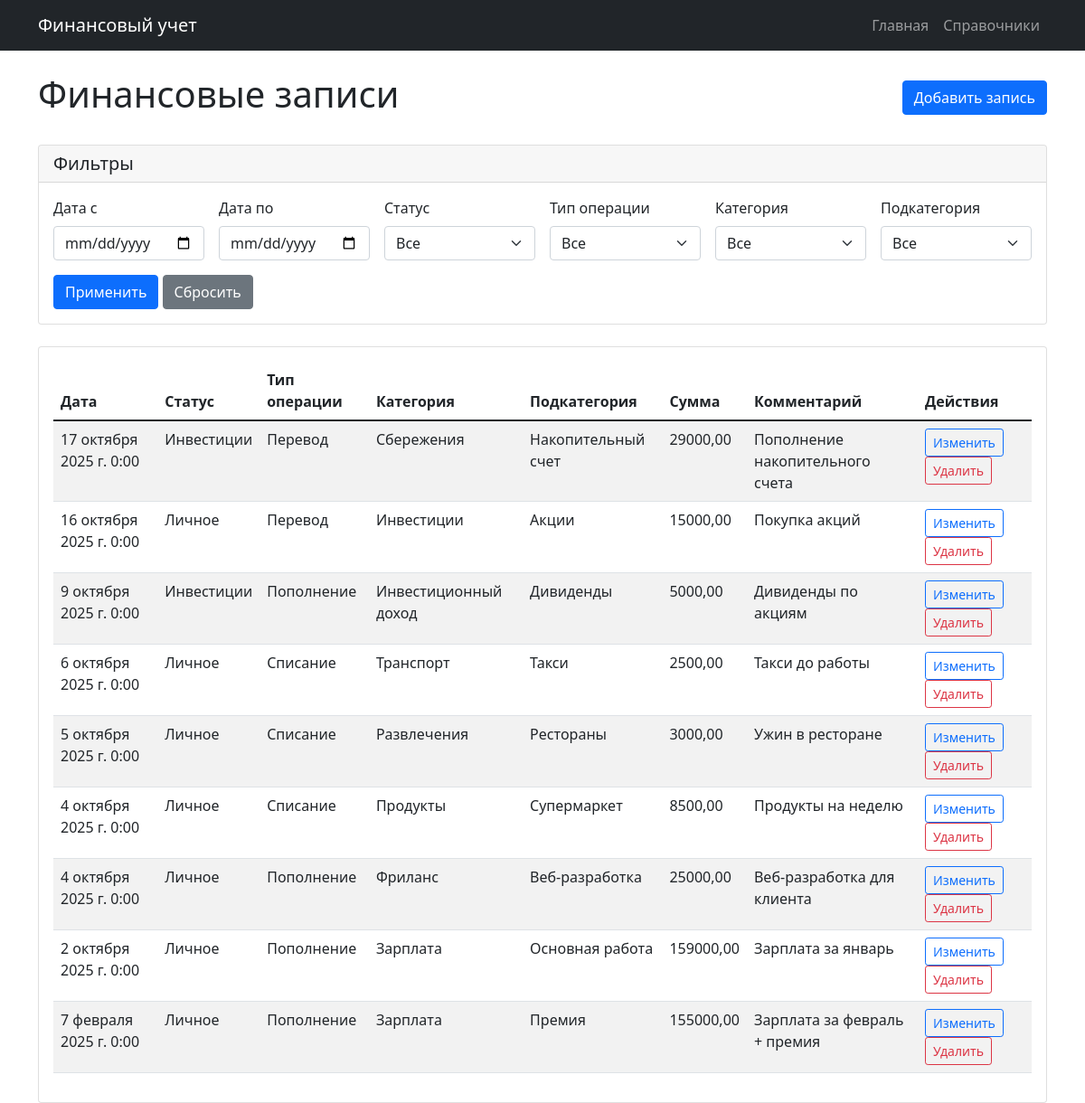
The page / on the database its author committed.
### task/models.py (models this page shows, shortened)
class FinancialRecord(models.Model):
    record_date = models.DateField()
    status = models.ForeignKey(Status, on_delete=models.PROTECT)
    operation_type = models.ForeignKey(OperationType, on_delete=models.PROTECT)
    category = models.ForeignKey(Category, on_delete=models.PROTECT)
    subcategory = models.ForeignKey(SubCategory, on_delete=models.PROTECT)
    amount = models.DecimalField(max_digits=10, decimal_places=2)
    comment = models.TextField(blank=True, null=True)
    created_at = models.DateTimeField(auto_now_add=True)
    updated_at = models.DateTimeField(auto_now=True)
    class Meta:
        managed = False
        db_table = 'finance_records'
        verbose_name_plural = "финансовый учет"
        indexes = [
            models.Index(fields=['record_date']),
            models.Index(fields=['status']),
            models.Index(fields=['operation_type']),
            models.Index(fields=['category']),
            models.Index(fields=['amount']),
        ]

class Status(models.Model):
    name = models.CharField(max_length=50, unique=True)
    created_at = models.DateTimeField(auto_now_add=True)
    class Meta:
        managed = False
        db_table = 'statuses'
        verbose_name_plural = "Статусы"

class OperationType(models.Model):
    name = models.CharField(max_length=50, unique=True)
    created_at = models.DateTimeField(auto_now_add=True)
    class Meta:
        managed = False
        db_table = 'operation_types'
        verbose_name_plural = "Операции"

class Category(models.Model):
    name = models.CharField(max_length=50, unique=True)
    operation_type = models.ForeignKey(OperationType, on_delete=models.CASCADE)
    created_at = models.DateTimeField(auto_now_add=True)
    class Meta:
        managed = False
        db_table = 'categories'
        verbose_name_plural = "Категория"

class SubCategory(models.Model):
    category = models.ForeignKey(Category, on_delete=models.CASCADE)
    name = models.CharField(max_length=50, unique=True)
    created_at = models.DateTimeField(auto_now_add=True)
    class Meta:
        managed = False
        db_table = 'subcategories'
        verbose_name_plural = "Подкатегория"

### task/views.py (the view)
# urls.py: path('', views.RecordListView.as_view(), name='record_list'),
class RecordListView(ListView):
    model = FinancialRecord
    template_name = 'finance/record_list.html'
    context_object_name = 'records'
    paginate_by = 20
    def get_queryset(self):
        queryset = FinancialRecord.objects.select_related(
            'status', 'operation_type', 'category', 'subcategory'
        ).order_by('-record_date', '-created_at')
        date_from = self.request.GET.get('date_from')
        date_to = self.request.GET.get('date_to')
        status = self.request.GET.get('status')
        operation_type = self.request.GET.get('operation_type')
        category = self.request.GET.get('category')
        subcategory = self.request.GET.get('subcategory')
        if date_from:
            queryset = queryset.filter(record_date__gte=date_from)
        if date_to:
            queryset = queryset.filter(record_date__lte=date_to)
        if status:
            queryset = queryset.filter(status_id=status)
        if operation_type:
            queryset = queryset.filter(operation_type_id=operation_type)
        if category:
            queryset = queryset.filter(category_id=category)
        if subcategory:
            queryset = queryset.filter(subcategory_id=subcategory)
        return queryset
    def get_context_data(self, **kwargs):
        context = super().get_context_data(**kwargs)
        context['statuses'] = Status.objects.all()
        context['operation_types'] = OperationType.objects.all()
        context['categories'] = Category.objects.all()
        context['subcategories'] = SubCategory.objects.all()
        return context

### task/templates/finance/record_list.html (shortened to what this page needs)
{% extends 'base.html' %}
{% block content %}
<div class="d-flex justify-content-between align-items-center mb-4">
    <h1>Финансовые записи</h1>
    <a href="{% url 'finance:record_create' %}" class="btn btn-primary">Добавить запись</a>
</div>
<div class="card mb-4">
    <div class="card-header">
        <h5 class="mb-0">Фильтры</h5>
    </div>
    <div class="card-body">
        <form method="get" class="row g-3">
            <div class="col-md-2">
                <label class="form-label">Дата с</label>
                <input type="date" name="date_from" class="form-control" value="{{ request.GET.date_from }}">
            </div>
            <div class="col-md-2">
                <label class="form-label">Дата по</label>
                <input type="date" name="date_to" class="form-control" value="{{ request.GET.date_to }}">
            </div>
            <div class="col-md-2">
                <label class="form-label">Статус</label>
                <select name="status" class="form-select">
                    <option value="">Все</option>
                </select>
            </div>
            <div class="col-md-2">
                <label class="form-label">Тип операции</label>
                <select name="operation_type" class="form-select">
                    <option value="">Все</option>
                </select>
            </div>
            <div class="col-md-2">
                <label class="form-label">Категория</label>
                <select name="category" class="form-select">
                    <option value="">Все</option>
                </select>
            </div>
            <div class="col-md-2">
                <label class="form-label">Подкатегория</label>
                <select name="subcategory" class="form-select">
                    <option value="">Все</option>
                </select>
            </div>
            <div class="col-12">
                <button type="submit" class="btn btn-primary">Применить</button>
                <a href="{% url 'finance:record_list' %}" class="btn btn-secondary">Сбросить</a>
            </div>
        </form>
    </div>
</div>
<div class="card">
    <div class="card-body">
        <div class="table-responsive">
            <table class="table table-striped">
                <thead>
                    <tr>
                        <th>Дата</th>
                        <th>Статус</th>
                        <th>Тип операции</th>
                        <th>Категория</th>
                        <th>Подкатегория</th>
                        <th>Сумма</th>
                        <th>Комментарий</th>
                        <th>Действия</th>
                    </tr>
                </thead>
                <tbody>
                    {% for record in records %}
                    <tr>
                        <td>{{ record.record_date }}</td>
                        <td>{{ record.status.name }}</td>
                        <td>{{ record.operation_type.name }}</td>
                        <td>{{ record.category.name }}</td>
                        <td>{{ record.subcategory.name }}</td>
                        <td>{{ record.amount }}</td>
                        <td>{{ record.comment|default:""|truncatewords:5 }}</td>
                        <td>
                            <a href="{% url 'finance:record_edit' record.pk %}" class="btn btn-sm btn-outline-primary">Изменить</a>
                            <a href="{% url 'finance:record_delete' record.pk %}" class="btn btn-sm btn-outline-danger">Удалить</a>
                        </td>
                    </tr>
                    {% empty %}
                    <tr>
                        <td colspan="8" class="text-center">Записи не найдены</td>
                    </tr>
                    {% endfor %}
                </tbody>
            </table>
        </div>
    </div>
</div>
{% endblock %}

### task/templates/base.html (shortened to what this page needs)
<!DOCTYPE html>
<html lang="ru">
<head>
    <link href="https://cdn.jsdelivr.net/npm/bootstrap@5.1.3/dist/css/bootstrap.min.css" rel="stylesheet">
</head>
<body>
    <nav class="navbar navbar-expand-lg navbar-dark bg-dark">
        <div class="container">
            <a class="navbar-brand" href="{% url 'finance:record_list' %}">Финансовый учет</a>
            <div class="navbar-nav">
                <a class="nav-link" href="{% url 'finance:record_list' %}">Главная</a>
                <a class="nav-link" href="{% url 'finance:reference_management' %}">Справочники</a>
            </div>
        </div>
    </nav>
    <div class="container mt-4">
        {% block content %}
        {% endblock %}
    </div>
</body>
</html>

### rows shown on the page
FinancialRecord: record_date "17 октября 2025 г. 0:00", status.name "Инвестиции", operation_type.name "Перевод", category.name "Сбережения", subcategory.name "Накопительный счет", amount "29000,00", comment "Пополнение накопительного счета"
FinancialRecord: record_date "16 октября 2025 г. 0:00", status.name "Личное", operation_type.name "Перевод", category.name "Инвестиции", subcategory.name "Акции", amount "15000,00", comment "Покупка акций"
FinancialRecord: record_date "9 октября 2025 г. 0:00", status.name "Инвестиции", operation_type.name "Пополнение", category.name "Инвестиционный доход", subcategory.name "Дивиденды", amount "5000,00", comment "Дивиденды по акциям"
FinancialRecord: record_date "6 октября 2025 г. 0:00", status.name "Личное", operation_type.name "Списание", category.name "Транспорт", subcategory.name "Такси", amount "2500,00", comment "Такси до работы"
FinancialRecord: record_date "5 октября 2025 г. 0:00", status.name "Личное", operation_type.name "Списание", category.name "Развлечения", subcategory.name "Рестораны", amount "3000,00", comment "Ужин в ресторане"
FinancialRecord: record_date "4 октября 2025 г. 0:00", status.name "Личное", operation_type.name "Списание", category.name "Продукты", subcategory.name "Супермаркет", amount "8500,00", comment "Продукты на неделю"
FinancialRecord: record_date "4 октября 2025 г. 0:00", status.name "Личное", operation_type.name "Пополнение", category.name "Фриланс", subcategory.name "Веб-разработка", amount "25000,00", comment "Веб-разработка для клиента"
FinancialRecord: record_date "2 октября 2025 г. 0:00", status.name "Личное", operation_type.name "Пополнение", category.name "Зарплата", subcategory.name "Основная работа", amount "159000,00", comment "Зарплата за январь"
FinancialRecord: record_date "7 февраля 2025 г. 0:00", status.name "Личное", operation_type.name "Пополнение", category.name "Зарплата", subcategory.name "Премия", amount "155000,00", comment "Зарплата за февраль + премия"
